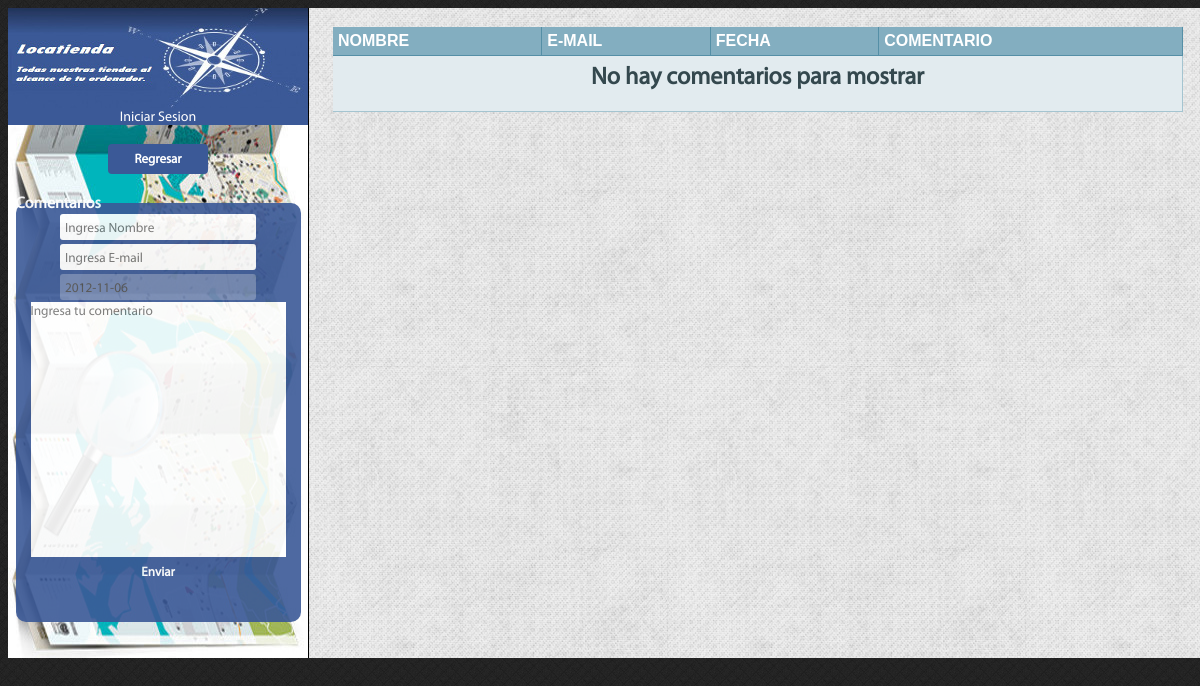
Before: /comenta.php with the older database file.
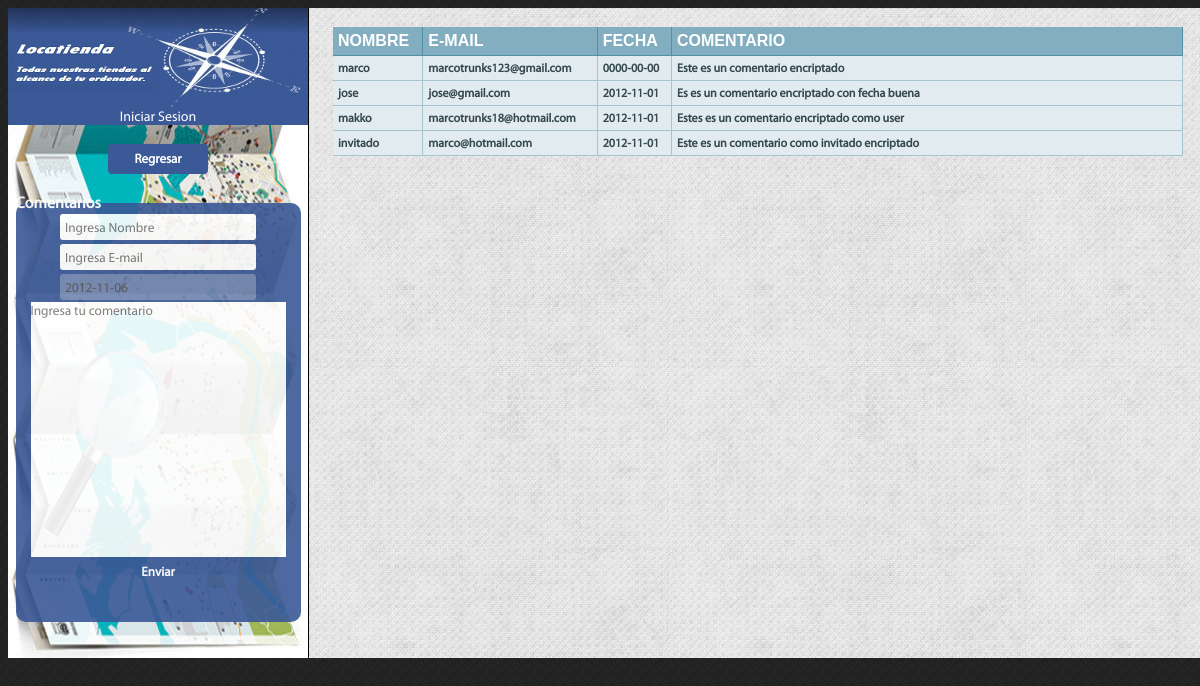
After: the same page with the newer database file.
### tables this page shows
CREATE TABLE `comentarios` (
  `idcomentarios` int(11) NOT NULL auto_increment,
  `nombre` varchar(45) NOT NULL,
  `email` varchar(45) NOT NULL,
  `fecha` date NOT NULL,
  `comentario` text NOT NULL,
  PRIMARY KEY  (`idcomentarios`)
);

### comenta.php (the view, shortened to what this page needs)
<html>
<?php
		require_once 'load/head.php';
?>
	</head>
	<body>
			<div id="principal">
		  		<div id="izquierda">
		  			<a title="Inicio" href="<?=SITE?>"><div id="izquierda_banner"></div></a>
		  			<p class="fondo_login">
		  				<a href="login.php">Iniciar Sesion</a>
		  			</p>
					<br />
					<div id="botones">
						<a href="<?=SITE?>"><button class="boton size100">Regresar</button></a>
					</div>
					<br />
					<center>
					<fieldset class="form">
						<legend>Comentarios</legend>
						<form action='agrega_comentario.php' method="post">
							<input type="text" name="nombre" placeholder="Ingresa Nombre" class="search" required="required" />
							<input type="email" name="email" placeholder="Ingresa E-mail" class="search" required="required" />
							<input type="text" name="fecha" class="search" value="<?=date("Y-m-d")?>" disabled  />
							<textarea class="area" rows="15" cols="40" placeholder="Ingresa tu comentario" name="comentario" required="required" ></textarea>
							<br />
							<input type="submit" value="Enviar" class="boton" />
						</form>
						<br />
					</fieldset>
					<br />
				</div>
				<div id="comentarios">
					<br />
					<center>
						<table border="0" cellpadding="0" cellspacing="0" class="tabla">
							<tr>
								<th>Nombre</td>
								<th>E-mail</td>
								<th>Fecha</td>
								<th>Comentario</td>
							</tr>
							<?php
								$link=Conecta();
								$result=mysql_query("select * from comentarios", $link);
								if($count= mysql_num_rows($result)>0){
									while($row=mysql_fetch_object($result)){
									 echo "<tr class='modo1'>
												<td>".base64_decode($row->nombre)."</td>
												<td>".base64_decode($row->email)."</td>
												<td>".$row->fecha."</td>
												<td style='width:500px'>".base64_decode($row->comentario)."</td>
											</tr>";
									}
								}
								else{
									echo"
									<tr class='modo1'>
										<td colspan=5><center><h1>No hay comentarios para mostrar</h1></center></td>
									</tr>
									";
								}
							?>
						</table>
					</center>
				</div>
			</div>
	</body>
</html>

### load/head.php (shortened to what this page needs)
<head>
	<?php
		$ruta = "http://localhost/Mapa/";
	?>
	<link rel="stylesheet" type="text/css" href="<?=$ruta?>css/estilo.css" />

### css/estilo.css (style rules this page uses)
* { font-family: 'myriad_proregular'; padding: 0px; border: 0px; }
body { background-image: url('../images/bg.png'); }
#principal { width: 1200px; height: 650px; margin: auto; }
#izquierda { float:left; width: 300px; height: 100%; border-right: 1px solid black; background: url('../images/brujula.jpg') no-repeat center; }
#izquierda_banner { float:left; width: 300px; height: 100px; background: url('../images/banner.jpg') no-repeat center; }
a { text-decoration: none; font-size: 10px; }
.fondo_login { text-align: center; width: 100%; margin: auto; background: #3B5997; }
.fondo_login a { color: white; font-size: 14px; font-style: bold; }
#botones { text-align:center; }
fieldset.form { border-radius: 10px; color: white; font-weight: bold; width: 95%; height: auto; background: #3B5997; opacity: .9; }
.boton { background-color: #3B5997; border-color: #3B5997; color: white; width: 100px; height: 30px; font-weight:bold; font-size: 13px; cursor: pointer; border-radius: 4px; }
input.search { width: 200px; height: 30px; border: 2px solid #3B5997; border-radius: 5px; text-indent: 5px; }
.size100 { width: 100px; background: #3B5997; }
#comentarios { height:100%; width:898px; float:left; background: url(../images/white-bg.png); overflow: auto; }
textarea { resize:none; }
.tabla { font-family: Verdana, Arial, Helvetica, sans-serif; font-size:12px; text-align: left; width: 850px; }
.tabla th { padding: 5px; font-size: 16px; background-color: #83aec0; background-repeat: repeat-x; color: #FFFFFF; border-right-width: 1px; border-bottom-width: 1px; border-right-style: solid; border-bottom-style: solid; border-right-color: #558FA6; border-bottom-color: #558FA6; font-family: "Trebuchet MS", Arial; text-transform: uppercase; }
.tabla .modo1 { font-size: 12px; font-weight:bold; background-color: #e2ebef; background-repeat: repeat-x; color: #34484E; font-family: "Trebuchet MS", Arial; }
.tabla .modo1 td { padding: 5px; border-right-width: 1px; border-bottom-width: 1px; border-right-style: solid; border-bottom-style: solid; border-right-color: #A4C4D0; border-bottom-color: #A4C4D0; text-align:left; }

Changed rows visible on the page:
added comentarios: nombre "marco", email "marcotrunks123@gmail.com", fecha "0000-00-00", comentario "Este es un comentario encriptado"
added comentarios: nombre "jose", email "jose@gmail.com", fecha "2012-11-01", comentario "Es es un comentario encriptado con fecha buena"
added comentarios: nombre "makko", email "marcotrunks18@hotmail.com", fecha "2012-11-01", comentario "Estes es un comentario encriptado como user"
added comentarios: nombre "invitado", email "marco@hotmail.com", fecha "2012-11-01", comentario "Este es un comentario como invitado encriptado"
Other visible differences:
text no longer shown: "No hay comentarios para mostrar"
